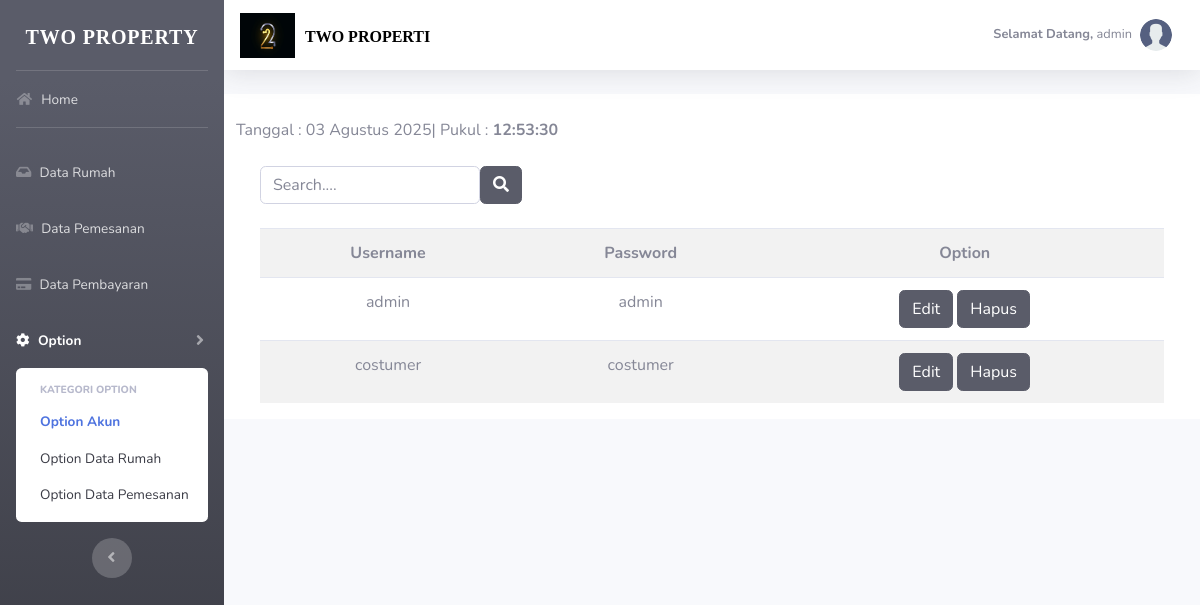
Screenshot of /admin/option/option-akun.php (signed in) with the database file from the repository.
### tables this page shows
CREATE TABLE `t_akun` (
  `id_akun` int(11) NOT NULL,
  `username` varchar(25) NOT NULL,
  `password` varchar(25) NOT NULL,
  `level` int(3) NOT NULL
);

### admin/option/option-akun.php (the view, shortened to what this page needs)
<?php include("../../koneksi.php");
function tanggal_indonesia($tanggal)
{
    $bulan = array(
        1 =>   'Januari',
        'Februari',
        'Maret',
        'April',
        'Mei',
        'Juni',
        'Juli',
        'Agustus',
        'September',
        'Oktober',
        'November',
        'Desember'
    );
    $pecahkan = explode('-', $tanggal);
    return $pecahkan[2] . ' ' . $bulan[(int)$pecahkan[1]] . ' ' . $pecahkan[0];
} ?>
<!DOCTYPE html>
<html lang="en">
<head>
</head>
<link href="../../vendor/fontawesome-free/css/all.min.css" rel="stylesheet" type="text/css">
<link href="../../css/sb-admin-2.min.css" rel="stylesheet">
</head>
<body id="page-top">
    <div id="wrapper">
        <ul class="navbar-nav bg-gradient-dark sidebar sidebar-dark accordion" id="accordionSidebar">
            <a class="sidebar-brand d-flex align-items-center justify-content-center" href="#">
                <div class="sidebar-brand-icon rotate-n-0">
                    <p style="font-size: 20px;margin-top: 20px;font-family: Tw Cen MT;">TWO PROPERTY</p>
                </div>
            </a>
            <hr class="sidebar-divider my-0">
            <li class="nav-item">
                <a class="nav-link" href="../index.php">
                    <i class="fas fa-fw fa-home"></i>
                    <span>Home</span></a>
            </li>
            <hr class="sidebar-divider">
            <li class="nav-item">
                <a class="nav-link collapsed" href="../data-rumah.php">
                    <i class="fa fa-inbox" aria-hidden="true"></i>
                    <span>Data Rumah</span>
                </a>
            </li>
            <li class="nav-item">
                <a class="nav-link collapsed" href="../data-pemesanan.php">
                    <i class="fa fa-handshake" aria-hidden="true"></i>
                    <span>Data Pemesanan</span>
                </a>
            </li>
            <li class="nav-item">
                <a class="nav-link collapsed" href="../data-pembayaran.php">
                    <i class="fa fa-credit-card" aria-hidden="true"></i>
                    <span>Data Pembayaran</span>
                </a>
            </li>
            <li class="nav-item active">
                <a class="nav-link collapsed" href="#" data-toggle="collapse" data-target="#collapseOne" aria-expanded="true" aria-controls="collapseTwo">
                    <i class="fas fa-cog"></i>
                    <span>Option</span>
                </a>
                <div id="collapseOne" class="collapse show" aria-labelledby="headingTwo" data-parent="#accordionSidebar">
                    <div class="bg-white py-2 collapse-inner rounded">
                        <h6 class="collapse-header">Kategori Option</h6>
                        <a class="collapse-item active" href="option-akun.php">Option Akun</a>
                        <a class="collapse-item" href="option-datarumah.php">Option Data Rumah</a>
                        <a class="collapse-item" href="option-pemesanan.php">Option Data Pemesanan</a>
                    </div>
                </div>
            </li>
            <div class="text-center d-none d-md-inline">
                <button class="rounded-circle border-0" id="sidebarToggle"></button>
            </div>
        </ul>
        <div id="content-wrapper" class="d-flex flex-column">
            <div id="content">
                <nav class="navbar navbar-expand navbar-light bg-white topbar mb-4 static-top shadow">
                    <img src="../../img/2.jpg" width="55" height="45">
                    <p style="font-family:Tw Cen MT; color:black; margin-top: 20px;padding-left: 10px;"><b>TWO PROPERTI</b></p>
                    <ul class="navbar-nav ml-auto">
                        <li class="nav-item dropdown no-arrow">
                            <a class="nav-link dropdown-toggle" href="#" id="userDropdown" role="button" data-toggle="dropdown" aria-haspopup="true" aria-expanded="false">
                                <span class="mr-2 d-none d-lg-inline text-gray-600 small"><b>Selamat Datang, </b><?php echo $_SESSION['username']; ?></span>
                                <img class="img-profile rounded-circle" src="../../img/user.png">
                            </a>
                        </li>
                    </ul>
                </nav>
                <div class="row">
                    <div class="container" style="background-color: white;"><br>
                        <?php
                        echo "Tanggal : ",  tanggal_indonesia(date('Y-m-d'));;
                        $jam = date("H:i:s");
                        echo "| Pukul : <b>" . $jam . " " . "</b>";
                        ?><br><br>
                        <div class="container-fluid">
                            <div class="input-group">
                                <div class="form-outline">
                                    <form method="get" action="data-tefa.php">
                                        <input type="text" placeholder="Search...." name="cari" autocomplete="off" class="form-control" />
                                </div>
                                <button type="submit" value="cari" class="btn btn-dark">
                                    <i class="fas fa-search"></i>
                                </button>
                            </div>
                            <?php
                            if (isset($_GET['cari'])) {
                                $cari = $_GET['cari'];
                            } ?> <br>
                            <table class="table table-striped">
                                <tr align="center">
                                    <th>Username</th>
                                    <th>Password</th>
                                    <th>Option</th>
                                </tr>
                                <?php
                                $sql = "SELECT * FROM t_akun WHERE username LIKE '%" . $cari . "%'";
                                $query = mysqli_query($db, $sql);
                                while ($siswa = mysqli_fetch_array($query)) { ?>
                                    <tr>
                                        <td align="center"><?php echo $siswa['username'] ?></td>
                                        <td align="center"><?php echo $siswa['password'] ?></td>
                                        <td align="center"><a class="btn btn-dark" href="edit-akun.php?id=<?php echo $siswa['id_akun'] ?>" role="button">Edit</a>
                                            <a class="btn btn-dark" onclick="return confirm('Apakah Anda Yakin ?')" style="text-decoration: none;" href="hapus-akun.php.?id=<?php echo $siswa['id_akun'] ?>">Hapus</a>
                                        </td>
                                    <?php } ?>
                                    </tr>
                            </table>
                        </div>
                    </div>
                </div>
            </div>
        </div>
    </div>
</body>
</html>

### rows the page displays
t_akun: username "admin", password "admin"
t_akun: username "costumer", password "costumer"

### other values shown
$_SESSION['username'] "admin"
